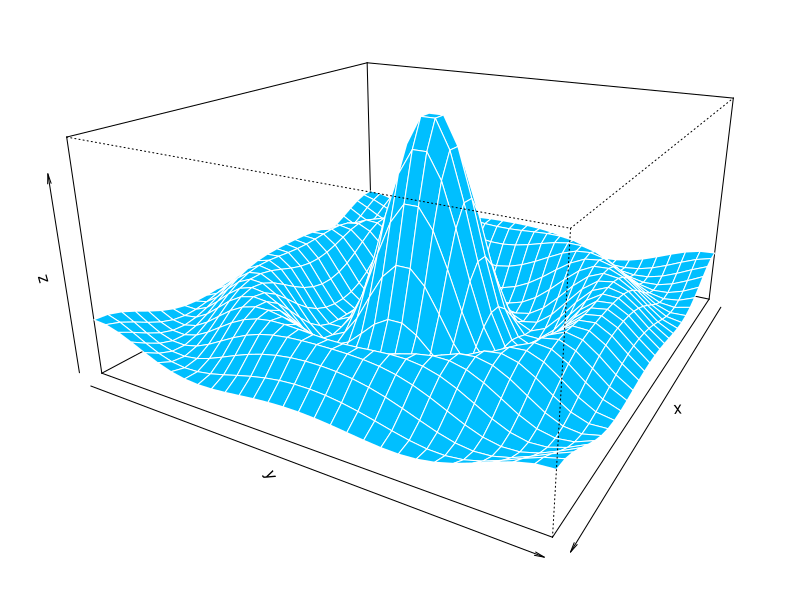
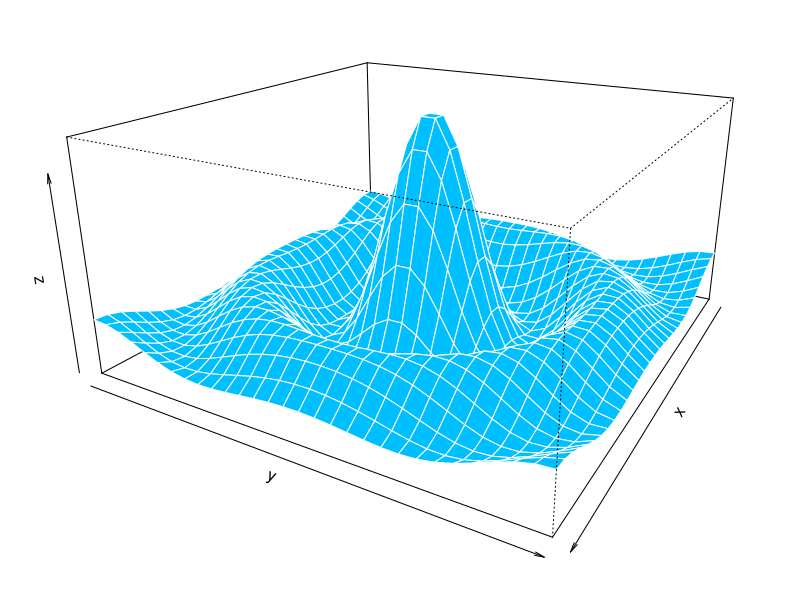
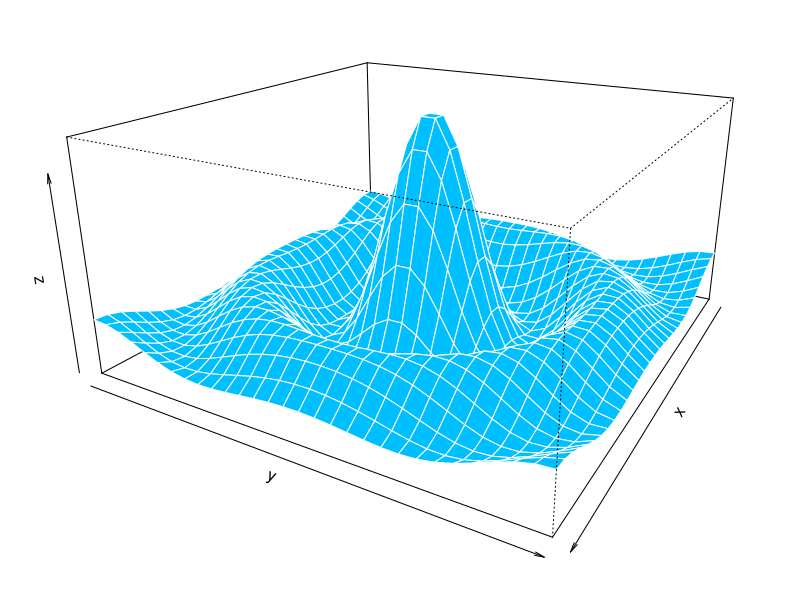

R code for these plots, in order:
testPersp = function(theta=120, phi = 20, expand = 0.5, col = 'White',
                     box = TRUE, border = 'orange', 
                     ticktype = 'simple', nticks = 5, ...) {
  x = seq(-10,10,length = 30)
  y = seq(-10,10,length = 30)
  f <- function(x, y) { r <- sqrt(x^2+y^2); 10 * sin(r)/r }
  z <- outer(x, y, f)
  z[is.na(z)] <- 1
  par(mar = c(2,2,2,2))
  persp(x, y, z, theta = theta, 
        phi = phi, expand = expand, 
        col = col, box = box, border = border, 
        ticktype = ticktype, nticks = nticks, ...)
  
}
library(gridGraphics)


col = rgb(0, 191, 255, maxColorValue = 255)
trans = testPersp(col = col, border = 'white')

grid.echo()
lobj = grid.ls(print = FALSE)
obj = grid.get(lobj$name[16])
col = obj$gp$fill
col[500] = 'red'
col[1:300] = rgb(0, 190, 255, maxColorValue = 255)
grid.edit(lobj$name[16], gp = gpar(fill = col))




pdf('persp_diff_%d.pdf', onefile = FALSE)
dev.control("enable")

dev.off()
